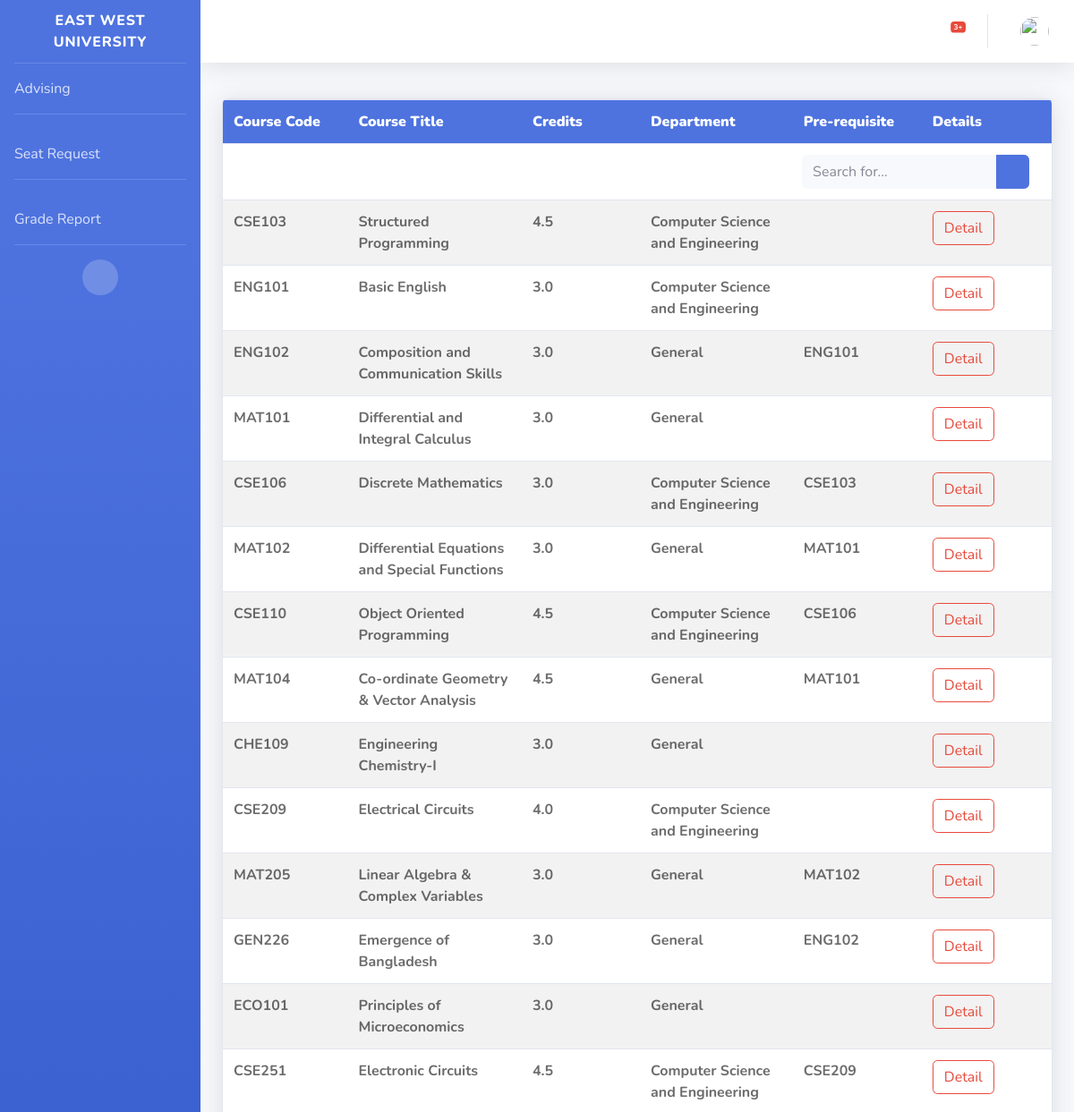
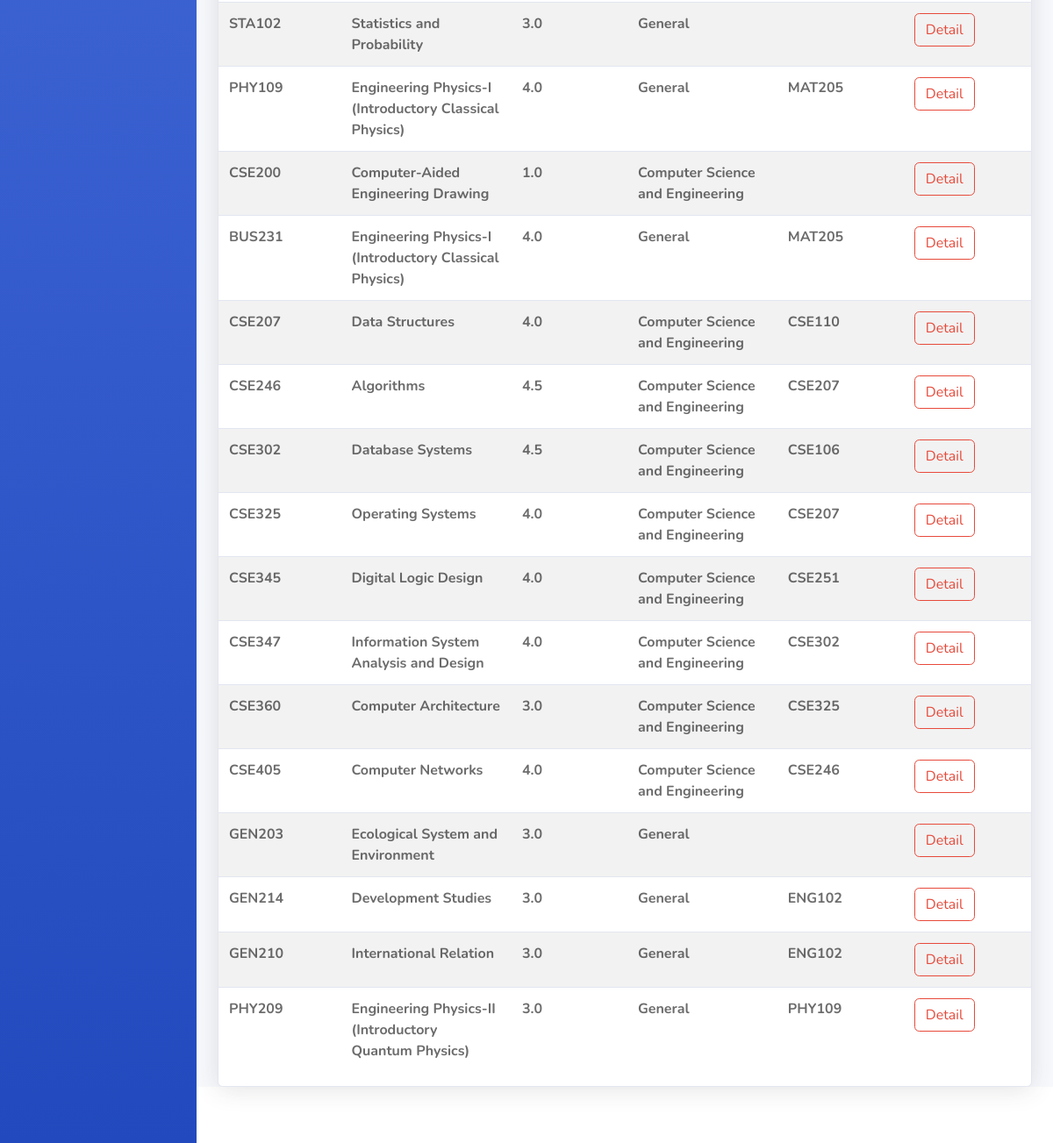
The app's page /all-courses/ (signed in) with its own data (2 pictures, top to bottom).
### advising_portal/models.py (models this page shows)
class Course(models.Model):
    course_id = models.CharField(max_length=100, primary_key=True)
    course_code = models.CharField(max_length=10)
    course_title = models.TextField()
    department = models.ForeignKey(Department, on_delete=models.SET_NULL, null=True)
    prerequisite_course = models.ForeignKey('self', on_delete=models.SET_NULL, null=True)
    credit = models.FloatField()
    created_at = models.DateTimeField(default=timezone.now)
    created_by = models.ForeignKey(User, on_delete=models.SET_NULL, null=True)

class Department(models.Model):
    department_id = models.CharField(max_length=100, primary_key=True)
    department_name = models.TextField()
    created_at = models.DateTimeField(default=timezone.now)
    created_by = models.ForeignKey(User, on_delete=models.SET_NULL, null=True)

### users/decorators.py (the view)
        def wrapper_func(request, *args, **kwargs):
            group = None
            if request.user.groups.exists():
                group = request.user.groups.all()[0].name
                print(group)
            if group in allowed_roles:
                return view_func(request, *args, **kwargs)
            else:
                return render(request, 'advising_portal/401.html')

### advising_portal/views.py (called while the page is built)
@login_required
@allowed_users(allowed_roles=['faculty'])
def courses_list_view(request):
    courses = Course.objects.all()
    course_list = []
    for course in courses:
        formatted_data = {
            'course_code': course.course_code,
            'course_title': course.course_title,
            'credit': course.credit,
            'department': course.department.department_name,
            'prerequisite_course': course.prerequisite_course.course_code if course.prerequisite_course else '',
        }
        course_list.append(formatted_data)
    context = {
        'courses': course_list
    }
    return render(request, 'advising_portal/courses.html', context)

### advising_portal/templates/advising_portal/courses.html
{% extends "advising_portal/student_base.html" %}
{% block content %}
    <div class="table-responsive card shadow custom-left-table-align">
        <table id="myTable" class="table table-striped">
            <tbody>
            <tr>
                <th class="col-md-1"><b>Course Code</b></th>
                <th class="col-md-1"><b>Course Title</b></th>
                <th class="col-md-1"><b>Credits</b></th>
                <th class="col-md-1"><b>Department</b></th>
                <th class="col-md-1"><b>Pre-requisite</b></th>
                <th class="col-md-1"><b>Details</b></th>
            </tr>
            <tr>
                <td colspan="6" align="right">
                    <form
                            class="d-none d-sm-inline-block form-inline mr-auto ml-md-3 my-2 my-md-0 mw-100 navbar-search">
                        <div class="input-group custom-search-align">
                            <input type="text" id="myInput" onkeyup="myFunction()"
                                   class="form-control bg-light border-0 small" placeholder="Search for..."
                                   aria-label="Search" aria-describedby="basic-addon2">
                            <div class="input-group-append">
                                <button class="btn btn-primary" type="button">
                                    <i class="fas fa-search fa-sm"></i>
                                </button>
                            </div>
                        </div>
                    </form>
                </td>
            </tr>
            {% for course in courses %}
                <tr>
                    <td class="col-md-1">{{ course.course_code }}</td>
                    <td class="col-md-1">{{ course.course_title }}</td>
                    <td class="col-md-1">{{ course.credit }}</td>
                    <td class="col-md-1">{{ course.department }}</td>
                    <td class="col-md-1">{{ course.prerequisite_course }}</td>
                    <td class="col-md-1">
                        <button class="btn btn-outline-danger" type="submit">
                            Detail
                        </button>
                    </td>
                </tr>
            {% endfor %}
            </tbody>
        </table>
    </div>
{% endblock content %}

### advising_portal/templates/advising_portal/student_base.html (shortened to what this page needs)
{% load static %}
<!DOCTYPE html>
<html lang="en">
<head>
    <link href="{% static 'advising_portal/vendor/fontawesome-free/css/all.min.css' %}" rel="stylesheet" type="text/css">
    <link href="{% static 'advising_portal/css/sb-admin-2.min.css' %}" rel="stylesheet">
    <link href="{% static 'advising_portal/css/my_css.css' %}" rel="stylesheet">
</head>
<body id="page-top">
    <div id="wrapper">
        <ul class="navbar-nav bg-gradient-primary sidebar sidebar-dark accordion" id="accordionSidebar">
            <a class="sidebar-brand d-flex align-items-center justify-content-center" href="{% url 'student-panel-home' %}">
                <div class="sidebar-brand-text mx-3">East West University</div>
            </a>
            <hr class="sidebar-divider my-0">
            <li class="nav-item">
                <a class="nav-link" href="{% url 'student-panel-portal' 'recommended' %}">
                    Advising
                </a>
            </li>
            <hr class="sidebar-divider">
            <li class="nav-item">
                <a class="nav-link" href="{% url 'student-panel-request-section-list-view' %}">
                    Seat Request
                </a>
            </li>
            <hr class="sidebar-divider">
            <li class="nav-item">
                <a class="nav-link" href="{% url 'student-panel-grade-report' %}">
                    Grade Report
                </a>
            </li>
            <hr class="sidebar-divider d-none d-md-block">
            <div class="text-center d-none d-md-inline">
                <button class="rounded-circle border-0" id="sidebarToggle"></button>
            </div>
        </ul>
        <div id="content-wrapper" class="d-flex flex-column">
            <div id="content">
                <nav class="navbar navbar-expand navbar-light bg-white topbar mb-4 static-top shadow">
                    <ul class="navbar-nav ml-auto">
                        <li class="nav-item dropdown no-arrow mx-1">
                            <a class="nav-link dropdown-toggle" href="#" id="alertsDropdown" role="button"
                                data-toggle="dropdown" aria-haspopup="true" aria-expanded="false">
                                <i class="fas fa-bell fa-fw"></i>
                                <span class="badge badge-danger badge-counter">3+</span>
                            </a>
                        </li>
                        <li class="nav-item dropdown no-arrow">
                            <a class="nav-link dropdown-toggle" href="#" id="userDropdown" role="button"
                                data-toggle="dropdown" aria-haspopup="true" aria-expanded="false">
                                <img class="img-profile rounded-circle"
                                    src="{% static 'advising_portal/img/undraw_profile.svg' %}">
                            </a>
                        </li>
                    </ul>
                </nav>
                <div class="container-fluid">
                    {% block content %}{% endblock %}
                </div>
            </div>
            <footer class="sticky-footer bg-white">
            </footer>
        </div>
    </div>
</body>
</html>

### advising_portal/static/advising_portal/css/my_css.css (style rules this page uses)
.custom-search-align { padding-right: 13px; }
.custom-left-table-align { margin-top: 40px; }
.custom-left-table-align th { background-color: #4e73df; color: #ffffff; }
.custom-left-table-align td { color: rgba(0, 0, 0, 0.58); font-weight: bold; }

### records on screen
Course: course_code "CSE103", course_title "Structured Programming", credit "4.5", prerequisite_course "CSE103"
Department: department "Computer Science and Engineering" "Computer Science and Engineering" "Computer Science and Engineering" "Computer Science and Engineering" "Computer Science and Engineering" "Computer Science and Engineering" "Computer Science and Engineering" "Computer Science and Engineering" "Computer Science and Engineering" "Computer Science and Engineering" "Computer Science and Engineering" "Computer Science and Engineering" "Computer Science and Engineering" "Computer Science and Engineering" "Computer Science and Engineering"
Course: course_code "ENG101", course_title "Basic English", credit "3.0", prerequisite_course "ENG101"
Course: course_code "ENG102", course_title "Composition and Communication Skills", credit "3.0", prerequisite_course "ENG102" "ENG102" "ENG102"
Department: department "General" "General" "General" "General" "General" "General" "General" "General" "General" "General" "General" "General" "General" "General" "General"
Course: course_code "MAT101", course_title "Differential and Integral Calculus", credit "3.0", prerequisite_course "MAT101" "MAT101"
Course: course_code "CSE106", course_title "Discrete Mathematics", credit "3.0", prerequisite_course "CSE106" "CSE106"
Course: course_code "MAT102", course_title "Differential Equations and Special Functions", credit "3.0", prerequisite_course "MAT102"
Course: course_code "CSE110", course_title "Object Oriented Programming", credit "4.5", prerequisite_course "CSE110"
Course: course_code "MAT104", course_title "Co-ordinate Geometry & Vector Analysis", credit "4.5"
Course: course_code "CHE109", course_title "Engineering Chemistry-I", credit "3.0"
Course: course_code "CSE209", course_title "Electrical Circuits", credit "4.0", prerequisite_course "CSE209"
Course: course_code "MAT205", course_title "Linear Algebra & Complex Variables", credit "3.0", prerequisite_course "MAT205" "MAT205"
Course: course_code "GEN226", course_title "Emergence of Bangladesh", credit "3.0"
Course: course_code "ECO101", course_title "Principles of Microeconomics", credit "3.0"
Course: course_code "CSE251", course_title "Electronic Circuits", credit "4.5", prerequisite_course "CSE251"
Course: course_code "STA102", course_title "Statistics and Probability", credit "3.0"
Course: course_code "PHY109", course_title "Engineering Physics-I (Introductory Classical Physics)", credit "4.0", prerequisite_course "PHY109"
Course: course_code "CSE200", course_title "Computer-Aided Engineering Drawing", credit "1.0"
Course: course_code "BUS231", course_title "Engineering Physics-I (Introductory Classical Physics)", credit "4.0"
Course: course_code "CSE207", course_title "Data Structures", credit "4.0", prerequisite_course "CSE207" "CSE207"
Course: course_code "CSE246", course_title "Algorithms", credit "4.5", prerequisite_course "CSE246"
Course: course_code "CSE302", course_title "Database Systems", credit "4.5", prerequisite_course "CSE302"
Course: course_code "CSE325", course_title "Operating Systems", credit "4.0", prerequisite_course "CSE325"
Course: course_code "CSE345", course_title "Digital Logic Design", credit "4.0"
Course: course_code "CSE347", course_title "Information System Analysis and Design", credit "4.0"
Course: course_code "CSE360", course_title "Computer Architecture", credit "3.0"
Course: course_code "CSE405", course_title "Computer Networks", credit "4.0"
Course: course_code "GEN203", course_title "Ecological System and Environment", credit "3.0"
Course: course_code "GEN214", course_title "Development Studies", credit "3.0"
Course: course_code "GEN210", course_title "International Relation", credit "3.0"
Course: course_code "PHY209", course_title "Engineering Physics-II (Introductory Quantum Physics)", credit "3.0"
